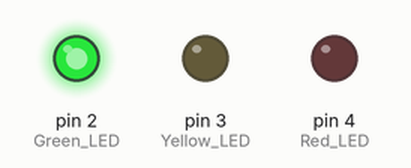
Recording of a sketch running on a simulated Arduino Uno, built with avr-gcc and run on an emulated ATmega328P. Shown: output pins drawn as LEDs (lit = HIGH).

Above: at 1.5 s.
At 3.5 s:
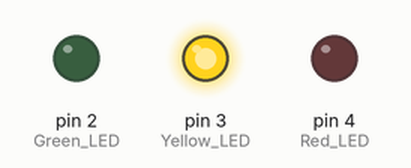
At 5.5 s:
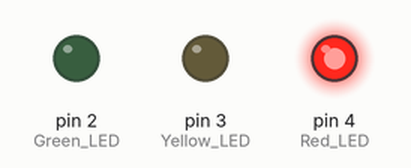
Timing chart, 0 to 9.1 s (numbered marks = the images above):
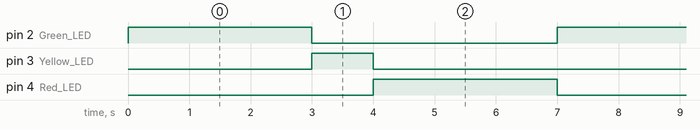

Measured:
- by itself, pin 2 (Green_LED), pin 4 (Red_LED): alternates HIGH for 3.0 s and LOW for 4.0 s
- by itself, pin 3 (Yellow_LED): alternates HIGH for 1.0 s and LOW for 6.0 s
- by itself, everything shown: repeats every 7.0 s, in 3 steps

The sketch:

TrafficLight.ino
```cpp
void setup() {
  pinMode(2, OUTPUT); // Green LED
  pinMode(3, OUTPUT); // Yellow LED
  pinMode(4, OUTPUT); // Red LED
}

void loop() {
  digitalWrite(2, HIGH);
  digitalWrite(3, LOW);
  digitalWrite(4, LOW);
  delay(3000);

  digitalWrite(2, LOW);
  digitalWrite(3, HIGH);
  digitalWrite(4, LOW);
  delay(1000);

  digitalWrite(2, LOW);
  digitalWrite(3, LOW);
  digitalWrite(4, HIGH);
  delay(3000);
}
```
